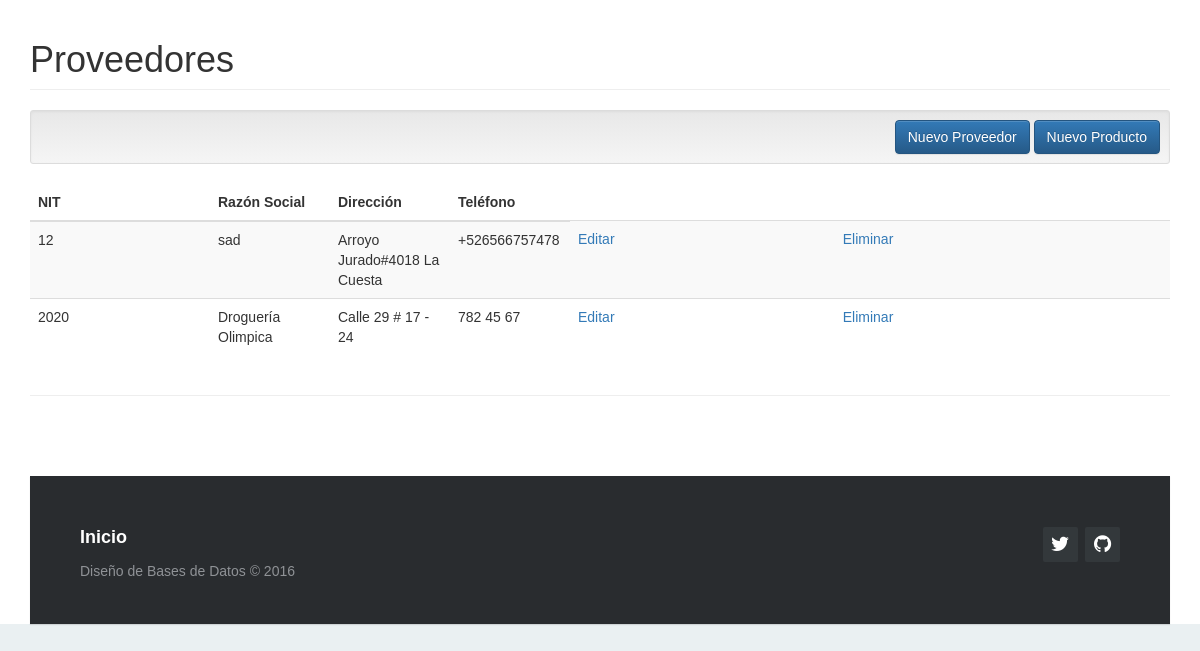
The page / on the database its author committed.
### tables this page shows
CREATE TABLE `proveedor` (
  `nit` varchar(20) NOT NULL,
  `razonS` varchar(100) NOT NULL,
  `dir` varchar(100) NOT NULL,
  `tel` varchar(20) NOT NULL
);

### Controller/proveedor.controller.php (called while the page is built, shortened)
<?php
require_once 'model/proveedor.php';
class ProveedorController{
    public function __CONSTRUCT(){
        $this->model = new Proveedor();
    }
    public function Index(){
        require_once 'view/header.php';
        require_once 'view/proveedor/proveedor.php';
        require_once 'view/footer.php';
    }
}
?>

### Model/database.php (called while the page is built)
<?php
class Database
{
    public static function Conectar()
    {
        $pdo = new PDO('mysql:host=localhost;dbname=bd_carpinteria2;charset=utf8', 'root', '');
        $pdo->setAttribute(PDO::ATTR_ERRMODE, PDO::ERRMODE_EXCEPTION);
        return $pdo;
    }
}

### Model/proveedor.php (called while the page is built, shortened)
<?php
class Proveedor
{
    private $pdo;
    public function __construct()
    {
        try
        {
            $this->pdo = Database::Conectar();
        }
        catch (Exception $e)
        {
            die($e->getMessage());
        }
    }
    public function Listar()
    {
        try
        {
            $stm = $this->pdo->prepare("SELECT * FROM proveedor");
            $stm->execute();
            return $stm->fetchAll(PDO::FETCH_OBJ);
        }
        catch (Exception $e)
        {
            die($e->getMessage());
        }
    }
}
?>

### View/proveedor/proveedor.php (the view)
<h1 class="page-header">Proveedores</h1>
<div class="well well-sm text-right">
    <a class="btn btn-primary" href="?c=proveedor&a=Nuevo">Nuevo Proveedor</a>
    <a class="btn btn-primary" href="?c=producto&a=Nuevo">Nuevo Producto</a>
</div>
<table class="table table-striped">
    <thead>
        <tr>
            <th style="width:180px;">NIT</th>
            <th style="width:120px;">Razón Social</th>
            <th style="width:120px;">Dirección</th>
            <th style="width:120px;">Teléfono</th>
        </tr>
    </thead>
    <tbody>
        <?php foreach($this->model->Listar() as $r): ?>
        <tr>
            <td><?php echo $r->nit; ?></td>
            <td><?php echo $r->razonS; ?></td>
            <td><?php echo $r->dir; ?></td>
            <td><?php echo $r->tel; ?></td>
            <td>
                <a href="?c=proveedor&a=Crud&nit=<?php echo $r->nit; ?>">Editar</a>
            </td>
            <td>
                <a onclick="javascript:return confirm('¿Seguro de eliminar este registro?');" href="?c=proveedor&a=Eliminar&nit=<?php echo $r->nit; ?>">Eliminar</a>
            </td>
        </tr>
        <?php endforeach; ?>
    </tbody>
</table>

### assets/css/demo.css (style rules this page uses)
* { padding:0; margin:0; }
html { background-color: #eaf0f2; }
body { font:14px/1.5 Arial, Helvetica, sans-serif; }

### rows shown on the page
proveedor: nit "12", razonS "sad", dir "Arroyo Jurado#4018 La Cuesta", tel "+526566757478"
proveedor: nit "2020", razonS "Droguería Olimpica", dir "Calle 29 # 17 - 24", tel "782 45 67"
